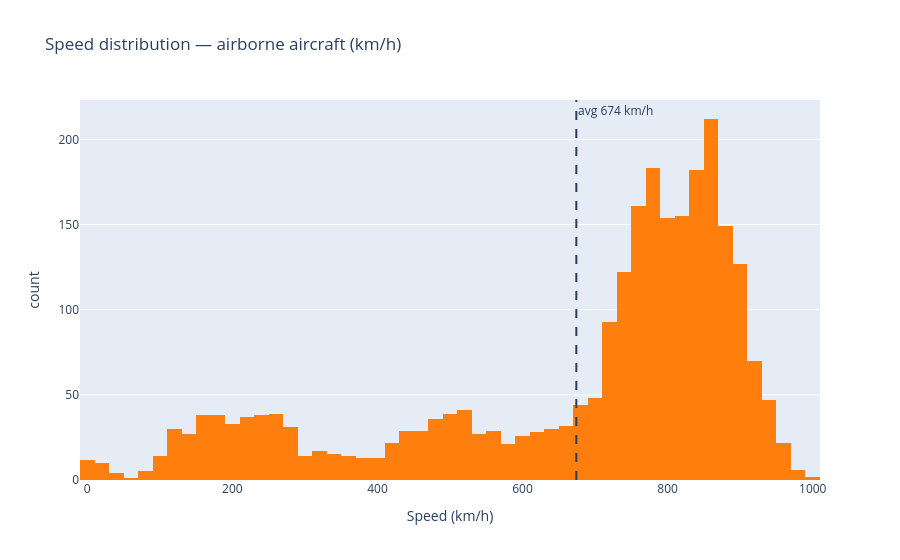

Notebook cell for this chart:
### Markdown cell above
## 5. Speed distribution

### Code cell
spd_kmh = (airborne["velocity"].dropna() * 3.6)

fig = px.histogram(
    x=spd_kmh,
    nbins=60,
    title="Speed distribution — airborne aircraft (km/h)",
    labels={"x": "Speed (km/h)", "y": "Aircraft"},
    color_discrete_sequence=["#ff7f0e"],
)
fig.add_vline(
    x=spd_kmh.mean(),
    line_dash="dash",
    annotation_text=f"avg {spd_kmh.mean():.0f} km/h",
)
fig.show()

print(spd_kmh.describe(percentiles=[0.1, 0.5, 0.9]).round(0).to_string())

### Figure 1 — Plotly figure (JSON) as saved in the notebook; plotly's stock layout.template omitted (floating-point values rounded to 4 significant figures; data arrays with more than 128 entries replaced by an {"elided": "..."} marker saying what was removed)
{"data": [{"bingroup": "x", "hovertemplate": "Speed (km/h)=%{x}<br>count=%{y}<extra></extra>", "legendgroup": "", "marker": {"color": "#ff7f0e", "pattern": {"shape": ""}}, "name": "", "nbinsx": 60, "orientation": "v", "showlegend": false, "type": "histogram", "x": {"elided": "2609 float values"}, "xaxis": "x", "yaxis": "y"}], "layout": {"annotations": [{"showarrow": false, "text": "avg 674 km/h", "x": 674.1, "xanchor": "left", "xref": "x", "y": 1, "yanchor": "top", "yref": "y domain"}], "barmode": "relative", "legend": {"tracegroupgap": 0}, "shapes": [{"line": {"dash": "dash"}, "type": "line", "x0": 674.1, "x1": 674.1, "xref": "x", "y0": 0, "y1": 1, "yref": "y domain"}], "title": {"text": "Speed distribution — airborne aircraft (km/h)"}, "xaxis": {"anchor": "y", "domain": [0, 1], "title": {"text": "Speed (km/h)"}}, "yaxis": {"anchor": "x", "domain": [0, 1], "title": {"text": "count"}}}}
